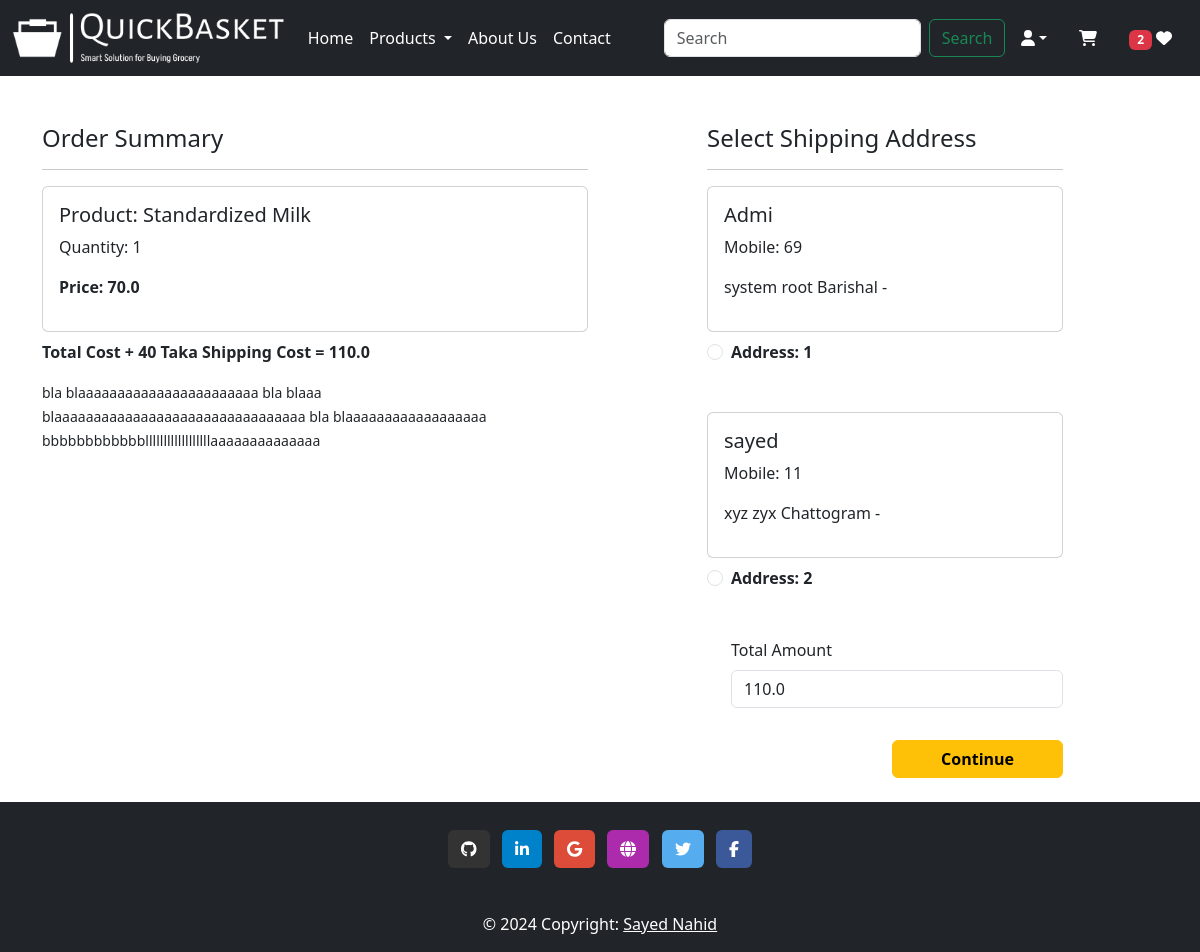
/checkout/ (signed in), run on an earlier commit of the app's database.
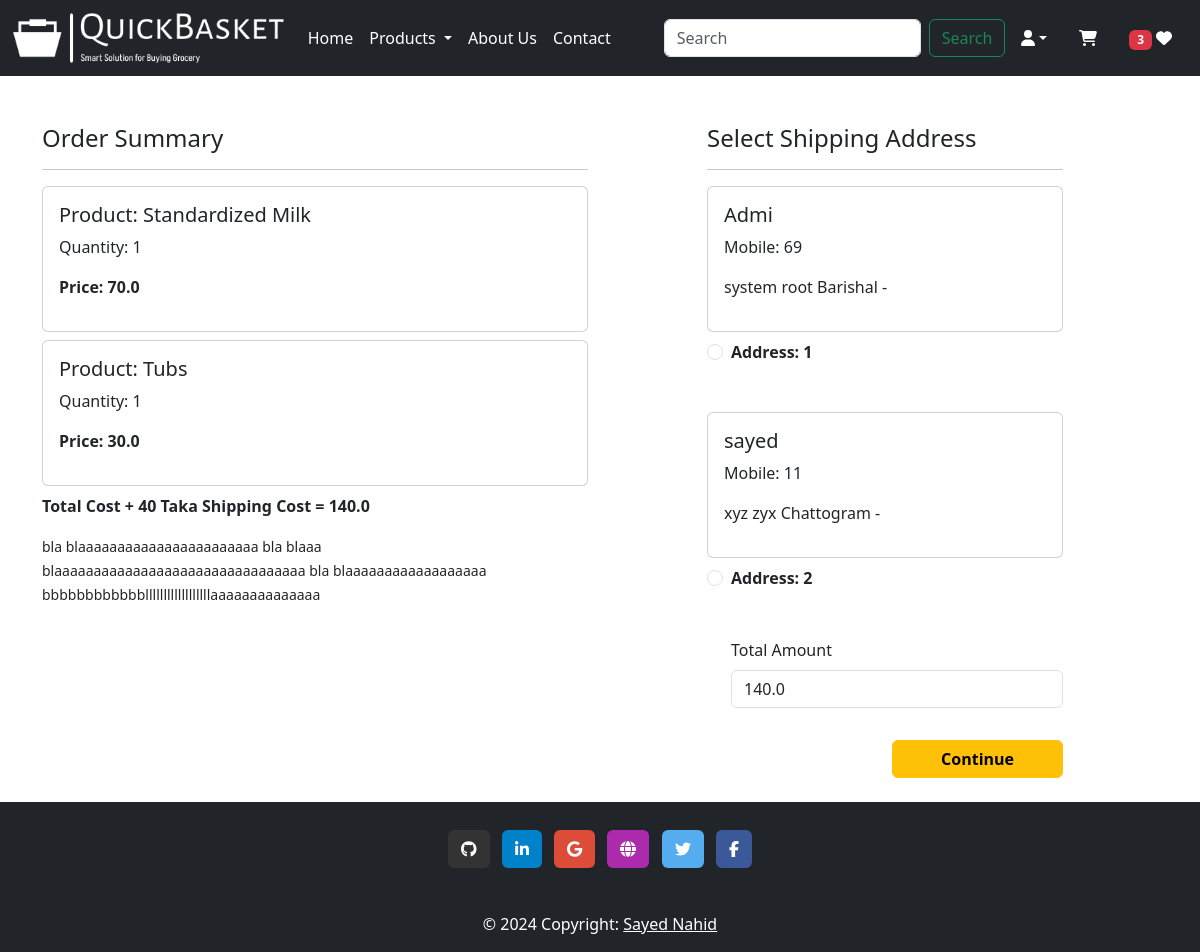
And on a later commit of the database.
### myapp/models.py (models this page shows, shortened)
class Cart(models.Model):
    user = models.ForeignKey(User, on_delete=models.CASCADE)
    product = models.ForeignKey(Product, on_delete=models.CASCADE)
    quantity = models.PositiveIntegerField(default=1)

class Product(models.Model):
    title = models.CharField(max_length=100)
    selling_price = models.FloatField()
    discounted_price = models.FloatField()
    description = models.TextField()
    composition = models.TextField(default='')
    prodapp = models.TextField(default='')
    category = models.CharField(choices=CATEGORY_CHOICES, max_length=2)
    product_image = models.ImageField(upload_to='product')

class Customer(models.Model):
    user = models.ForeignKey(User, on_delete=models.CASCADE)
    name = models.CharField(max_length=200)
    locality = models.CharField(max_length=200)
    city = models.CharField(max_length=50)
    mobile = models.IntegerField(default=0)
    zipcode = models.IntegerField()
    division = models.CharField(choices=DIV_CHOICES, max_length=100)

### myapp/views.py (the view)
# urls.py: path('checkout/', views.checkout.as_view(), name="checkout"),
class checkout(View):
    def get(self, request):
        user = request.user
        add = Customer.objects.filter(user=user)
        cart_items=Cart.objects.filter(user=user)
        wishitem=0
        if request.user.is_authenticated:
            wishitem = len(Wishlist.objects.filter(user=request.user))
        finalamount = 0
        for item in cart_items:
            val = item.product.discounted_price * item.quantity
            finalamount += val
        totalamount = finalamount + 40
        return render(request, 'app/checkout.html', locals())

### myapp/templates/app/checkout.html (shortened to what this page needs)
{% extends "app/base.html" %}
{% load static %}
{% block main.content %}
<div class="container">
    <div class="row mt-5">
        <div class="col-sm-6">
            <h4>Order Summary</h4>
            <hr>
            {% for item in cart_items %}
                <div class="card mb-2">
                    <div class="card-body">
                        <h5>Product: {{item.product.title}}</h5>
                        <p>Quantity: {{item.quantity}}</p>
                        <p class="fw-bold">Price: {{item.product.discounted_price}}</p>
                    </div>
                </div>
            {% endfor %}
            <p class="fw-bold">Total Cost + 40 Taka Shipping Cost = {{totalamount}}</p>
            <small>bla blaaaaaaaaaaaaaaaaaaaaaaa bla blaaa blaaaaaaaaaaaaaaaaaaaaaaaaaaaaaaaa bla blaaaaaaaaaaaaaaaaaa bbbbbbbbbbbbllllllllllllllllllaaaaaaaaaaaaaa</small>
        </div>
        <div class="col-sm-4 offset-sm-1">
            <h4>Select Shipping Address</h4>
            <hr>
            <form method="POST" id="myform">
                {% for ad in add %}
                    <div class="card">
                        <div class="card-body">
                            <h5>{{ad.name}}</h5>
                            <p>Mobile: {{ad.mobile}}</p>
                            <p>{{ad.locality}} {{ad.city}} {{ad.division}} - {{add.zipcode}}</p>
                        </div>
                    </div>
                    <div class="form-check mt-2 mb-5">
                        <input class="form-check-input" type="radio" name="custid" id="custadd{{forloop.counter}}" value="{{ad.id}}">
                        <label class="form-check-label fw-bold" for="custadd{{forloop.counter}}">Address: {{forloop.counter}}</label>
                    </div>
                {% endfor %}
                <div class="form-check mb-3">
                    <label for="totamount" class="form-label">Total Amount</label>
                    <input type="number" class="form-control" name="totamount" value={{totalamount}} readonly>
                </div>
                <div class="text-end">
                    <button type="submit" class="btn btn-warning mt-3 px-5 fw-bold">Continue</button>
                </div>
            </form>
        </div>
    </div>
</div>
<br>
{% endblock main.content %}

What changed in the data, as far as the page shows it:
added Cart: product "Tubs", quantity "1", product.discounted_price "30.0"
Also different on the page:
{{ wishitem }}: "2" → "3"
{{ totalamount }}: "110.0" → "140.0"
form field totamount: "110.0" → "140.0"
